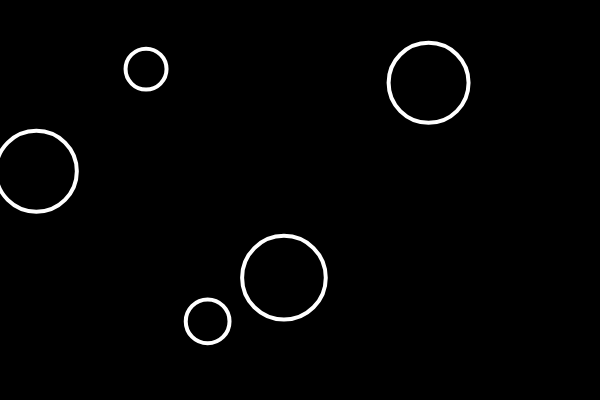
Frame 1 (no input)
Frame 60 (no input): identical to frame 1, image omitted
Frame 120 (the mouse pressed at the canvas centre since frame 60): identical to frame 1, image omitted

The p5.js sketch that drew this single still picture (run headless with seeded random() and noise() and a simulated clock; from frame 60 on, the mouse is pressed at the canvas centre):

// p5.js sketch
// ── sketch.js
let bubbles = []

// let bubbles;

function setup () {
  createCanvas(600, 400);

  for (let i = 0; i < 5; i++) {

    let x = random(width)
    let y = random(height)
    let r = random(10, 50)

    let b = new Bubble(x, y, r)

    bubbles.push(b)
  }
}

function mousePressed () {


  for (let i = 0; i < bubbles.length; i++) {

    if (bubbles[i].rollover(mouseX, mouseY)) {

      bubbles.splice(i, 1)
    }

    // bubbles[i].move()
  }

}

function draw () {
  background(0);

  //     for (let i = 0; i < bubbles.length; i++) {

  //       if (bubbles[i].rollover(mouseX, mouseY)) {

  //         bubbles[i].changeColor(255)
  //       } else {
  //         bubbles[i].changeColor(0)

  //       }
  //       bubbles[i].show();
  //       bubbles[i].move()
  //     }


  //建议对于数组使用 降序 的方式

  for (let i = bubbles.length - 1; i >= 0; i--) {

    if (bubbles[i].rollover(mouseX, mouseY)) {

      bubbles[i].changeColor(255)
    } else {
      bubbles[i].changeColor(0)

    }
    bubbles[i].show();
    // bubbles[i].move()
  }


}

// function mousePressed() {
//   for (let i = 0; i < bubbles.length; i++) {
//     bubbles[i].clicked(mouseX, mouseY)
//   }
// }


// function mousePressed(){
//   let r = random(10,50)

//   let b = new Bubble(mouseX,mouseY,r)

//   bubbles.push(b)

// }

class Bubble {
  constructor(x, y, r) {
    this.x = x;
    this.y = y;
    this.r = r;
    this.brightness = 0
  }

  move () {
    this.x = this.x + random(-5, 5)
    this.y = this.y + random(-5, 5)
  }

  // clicked(px, py) {
  //   //判断是否在泡泡里面点击
  //   // 使用dist() 方法，可以计算两点之间的距离，获取4个参数，x1,y1,x2,y2，
  //   //根据两点之间的距离与这个气泡半径的对比，就能得出是否在气泡内
  //   let d = dist(px, py, this.x, this.y)
  //   if (d < this.r) {
  //     this.brightness = 255
  //   }
  // }


  changeColor (color) {
    this.brightness = color
  }

  rollover (px, py) {
    let d = dist(px, py, this.x, this.y)
    if (d < this.r) {
      return true
    } else {
      return false
    }
  }

  show () {
    stroke(255)
    strokeWeight(4)
    fill(this.brightness, 125)
    ellipse(this.x, this.y, this.r * 2)
  }

}
